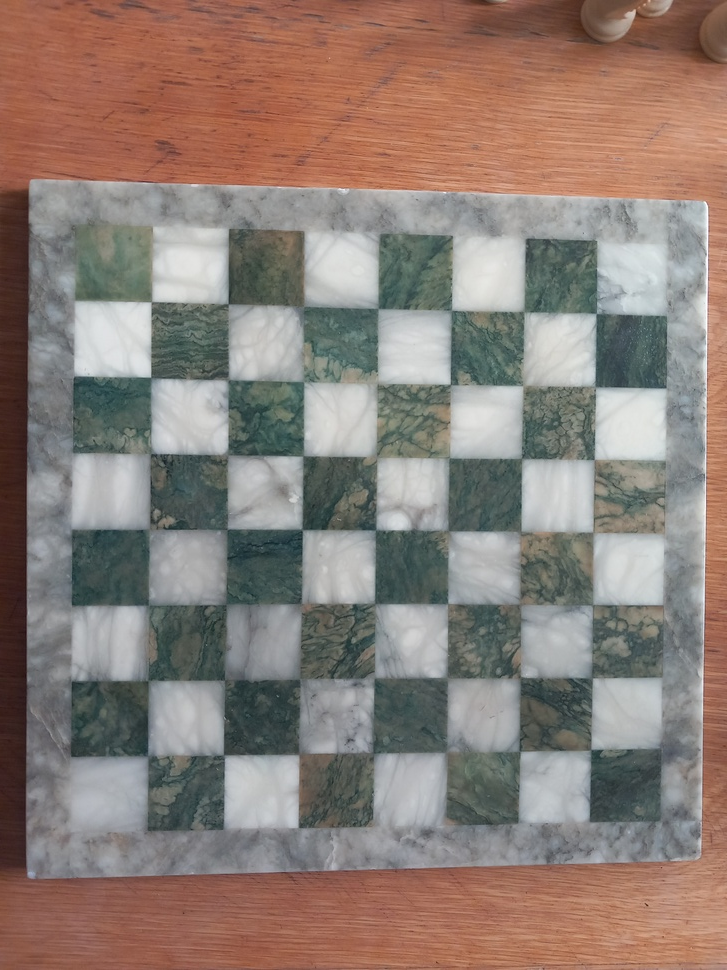
#> input picture data/chess/crystal-noletter/0.jpg, 727 x 970 px, shrunk from 3060 x 4080 before the run
$ python -i board.py   (imports and definitions only)
#> lines starting #> are read from the running program, lines starting #| are printed output that depends on the picture; after the words box and inside, x2 and y2 are one past the last pixel; in counts of white or black regions, pixels touching at a corner belong together
#> further down, picture is the input picture: shape (970, 727, 3); mean B, G, R 118.2, 126, 140.6
"""Step 1: find the board outline and warp the board to a top-down square."""
from typing import Callable

import cv2
import numpy as np


def canny_mask(img: np.ndarray) -> np.ndarray:
    """Return a filled mask of the largest outline found by Canny edge detection."""
    # cv2.GaussianBlur: smooths the image with a Gaussian kernel (here 5x5) to suppress noise and fine texture.
    gray = cv2.GaussianBlur(cv2.cvtColor(img, cv2.COLOR_BGR2GRAY), (5, 5), 0)
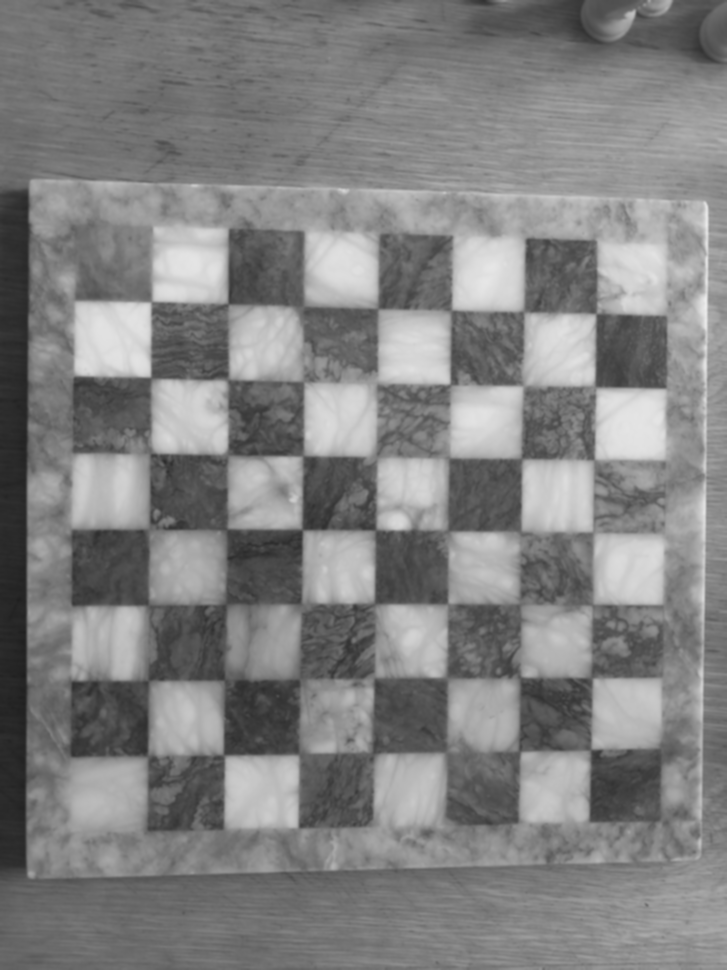
#> gray: shape (970, 727); min 30, max 237, mean 129.5
    # cv2.Canny: finds edges; gradients above 150 count as edges, those between 50 and 150 only next to a strong edge.
    # cv2.dilate: grows white areas by the kernel size (here 5x5), which makes the edge lines thicker.
    edges = cv2.dilate(cv2.Canny(gray, 50, 150), np.ones((5, 5), np.uint8))
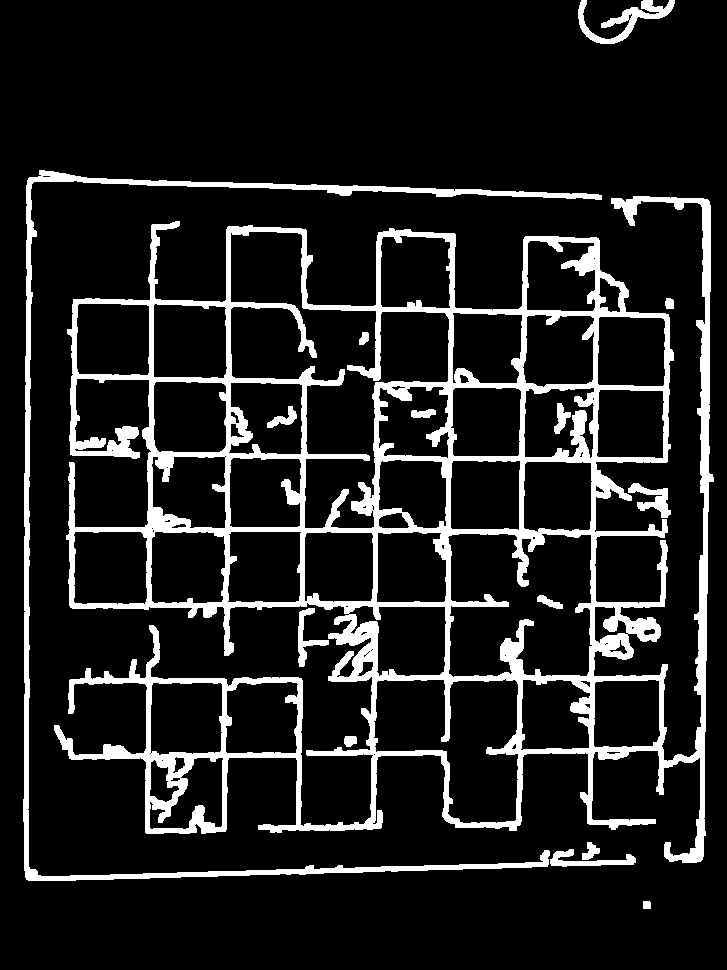
#> edges: shape (970, 727); 12.3% white; 15 white regions

    # cv2.findContours: traces the outlines of white areas; RETR_EXTERNAL keeps only the outermost outlines.
    contours, _ = cv2.findContours(edges, cv2.RETR_EXTERNAL, cv2.CHAIN_APPROX_SIMPLE)
#> contours = 10 contours; largest, box (x1, y1, x2, y2) and area: (54, 196, 714, 863) 257606, (23, 170, 602, 881) 8072, (578, 0, 675, 44) 1171, (628, 483, 671, 518) 548, (550, 849, 636, 867) 524
    mask = np.zeros(edges.shape, np.uint8)

    # cv2.contourArea: area inside a contour in pixels, used here to pick the largest contour.
    # cv2.drawContours: draws contours into an image; thickness -1 fills the inside instead of drawing the line.
    cv2.drawContours(mask, [max(contours, key=cv2.contourArea)], -1, 255, -1)
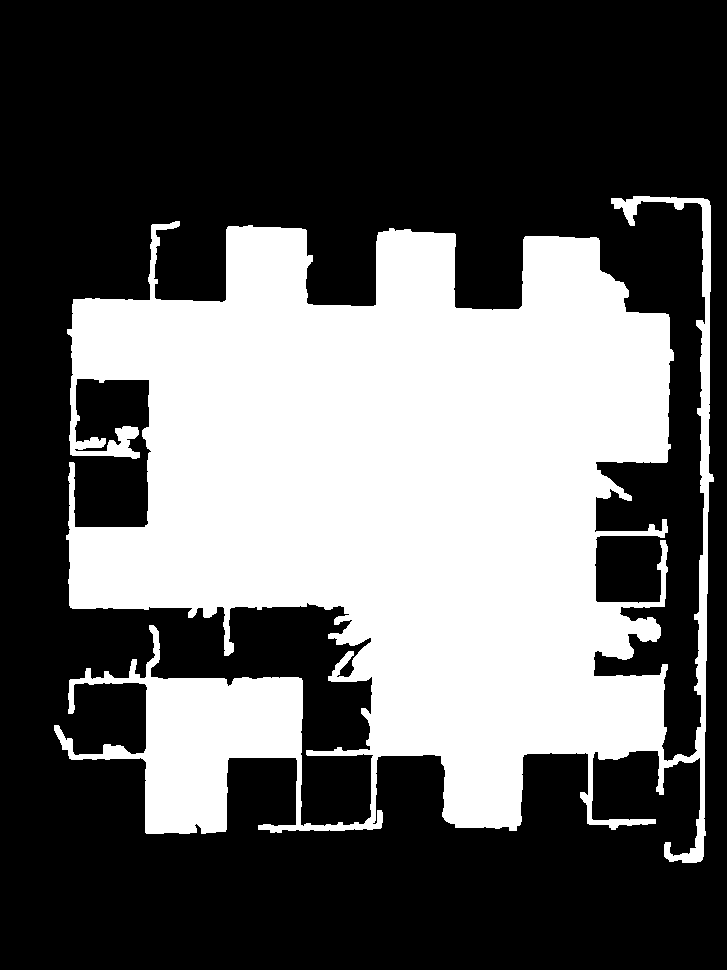
#> mask: shape (970, 727); 37.1% white; 1 white region, box (x1, y1, x2, y2) and area: (54, 196, 714, 863) 261965
    return mask


# [15 lines left out: function saturation_mask, not called in this run]


# Mask functions by the name used in config.BoardSet.mask.
MASKS: dict[str, Callable[[np.ndarray], np.ndarray]] = {
    "canny": canny_mask,
    "saturation": saturation_mask,
}


# [41 lines left out: functions order_corners, board_corners, board_transform, warp_board, not called in this run]

>>> import cv2
>>> picture = cv2.imread('../../../data/chess/crystal-noletter/0.jpg')
>>> result = canny_mask(picture)

$ run again, on data/chess/crystal-noletter/1.jpg
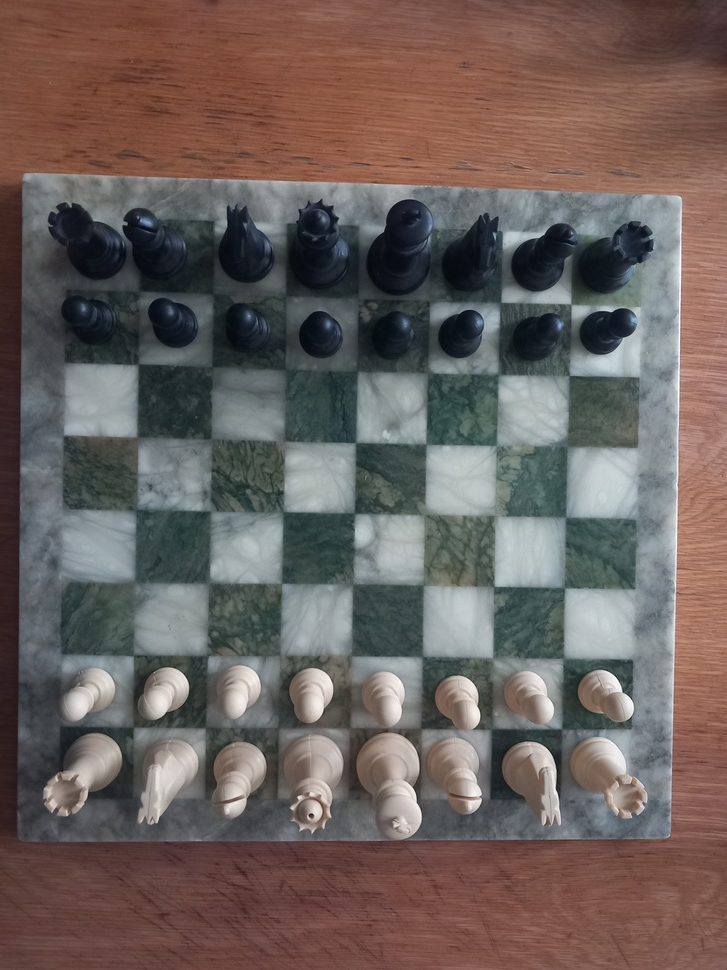
#> input picture data/chess/crystal-noletter/1.jpg, 727 x 970 px, shrunk from 3060 x 4080 before the run
#> picture is the input picture: shape (970, 727, 3); mean B, G, R 92.5, 96.3, 107.7
#> in canny_mask, `edges = cv2.dilate(cv2.Canny(gray, 50, 150), np.ones((5, 5), np.uint8))`:
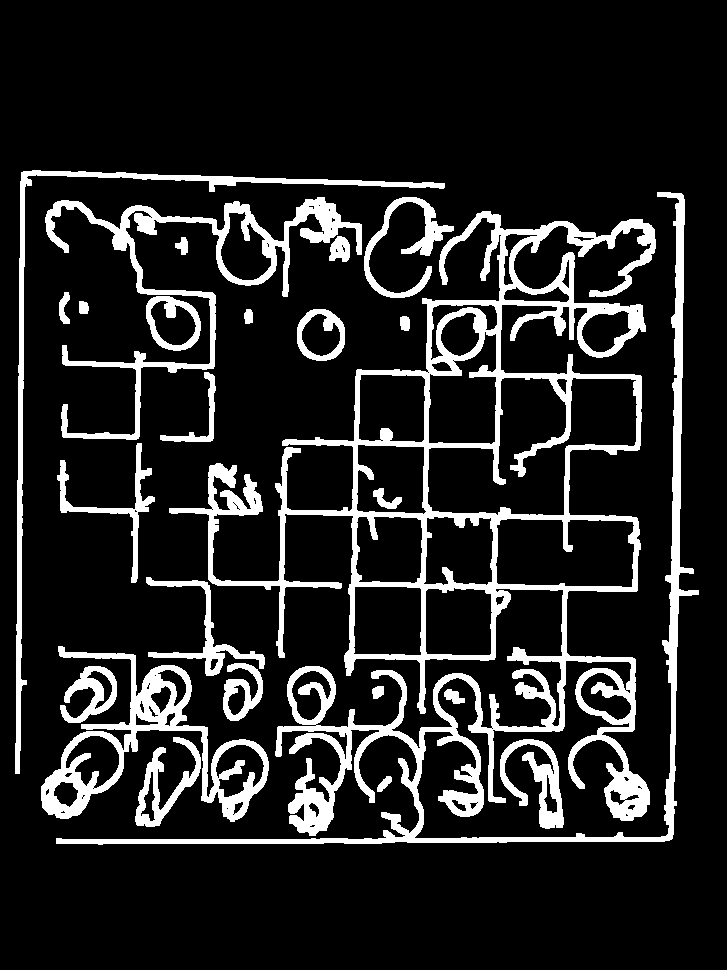
#> edges: shape (970, 727); 13.8% white; 24 white regions
#> contours = 23 contours; largest, box (x1, y1, x2, y2) and area: (56, 192, 699, 845) 113655, (41, 646, 269, 822) 12495, (45, 197, 362, 440) 10104, (15, 170, 445, 774) 4510, (146, 296, 201, 351) 2293
#> in canny_mask, `cv2.drawContours(mask, [max(contours, key=cv2.contourArea)], -1, 255, ..`:
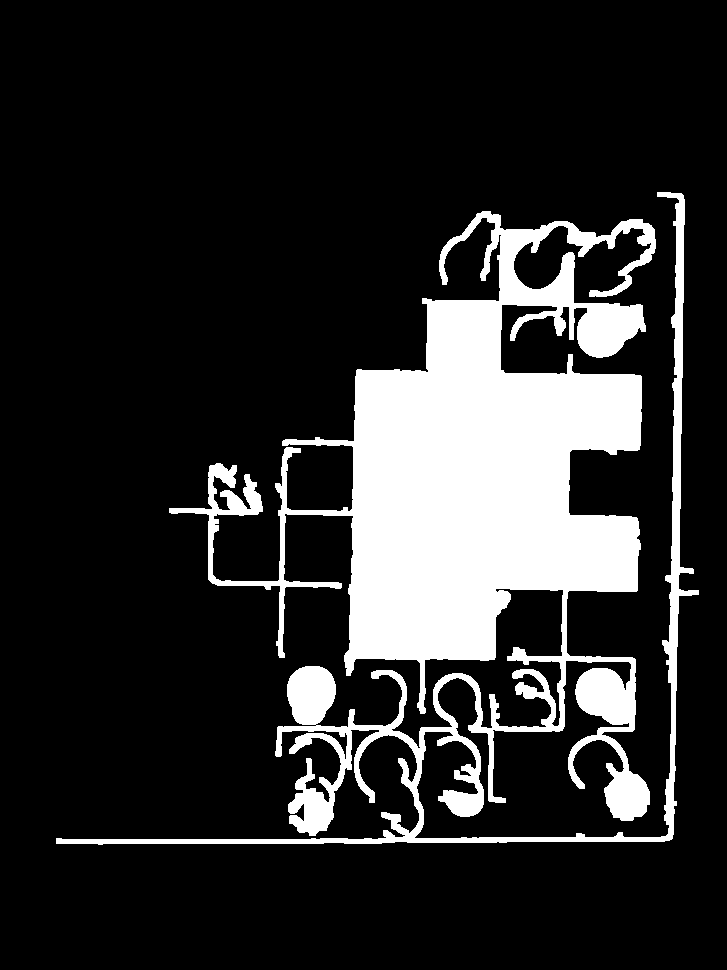
#> mask: shape (970, 727); 17% white; 1 white region, box (x1, y1, x2, y2) and area: (56, 192, 699, 845) 119541

$ run again, on data/chess/crystal-noletter/10.jpg
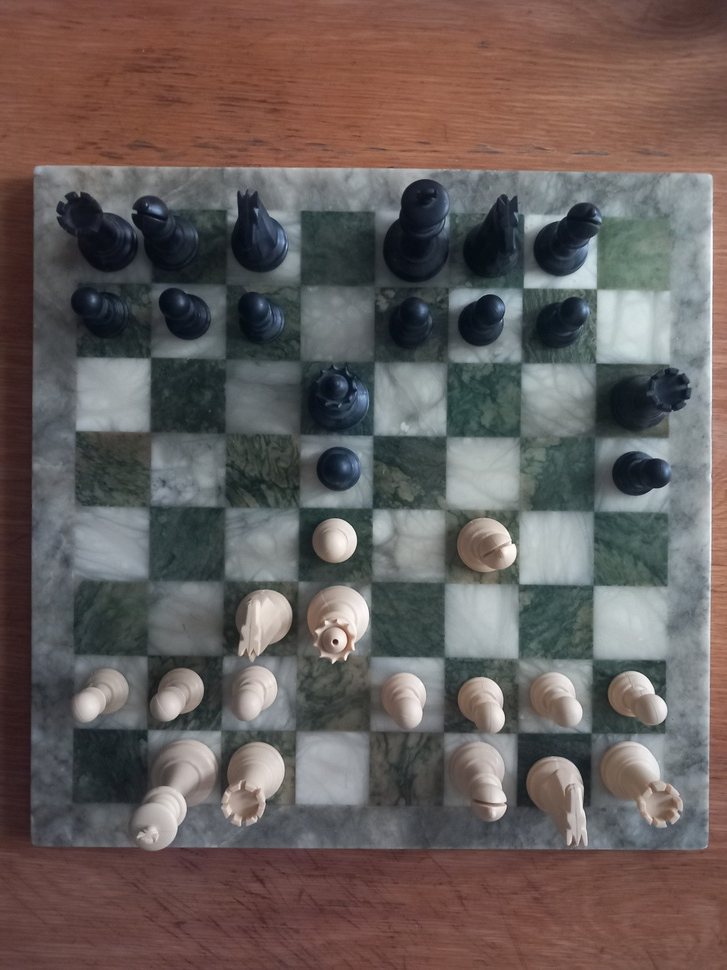
#> input picture data/chess/crystal-noletter/10.jpg, 727 x 970 px, shrunk from 3060 x 4080 before the run
#> picture is the input picture: shape (970, 727, 3); mean B, G, R 91.2, 93.7, 103.2
#> in canny_mask, `edges = cv2.dilate(cv2.Canny(gray, 50, 150), np.ones((5, 5), np.uint8))`:
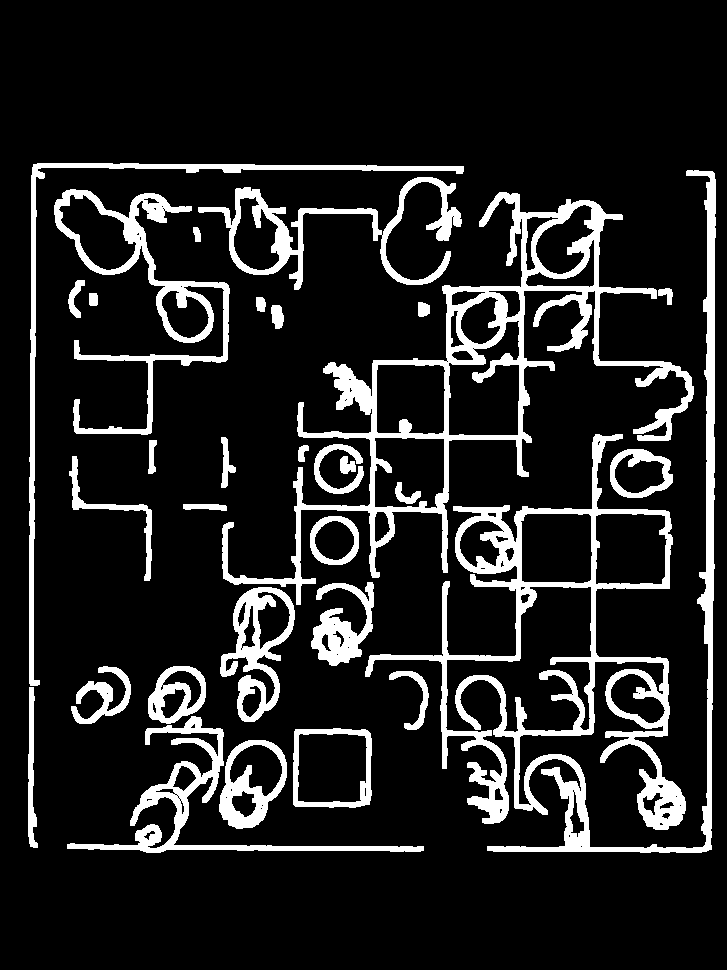
#> edges: shape (970, 727); 13.2% white; 31 white regions
#> contours = 30 contours; largest, box (x1, y1, x2, y2) and area: (222, 192, 694, 605) 38776, (365, 170, 716, 853) 37490, (54, 189, 230, 435) 10662, (198, 177, 462, 290) 6964, (293, 728, 372, 808) 5908
#> in canny_mask, `cv2.drawContours(mask, [max(contours, key=cv2.contourArea)], -1, 255, ..`:
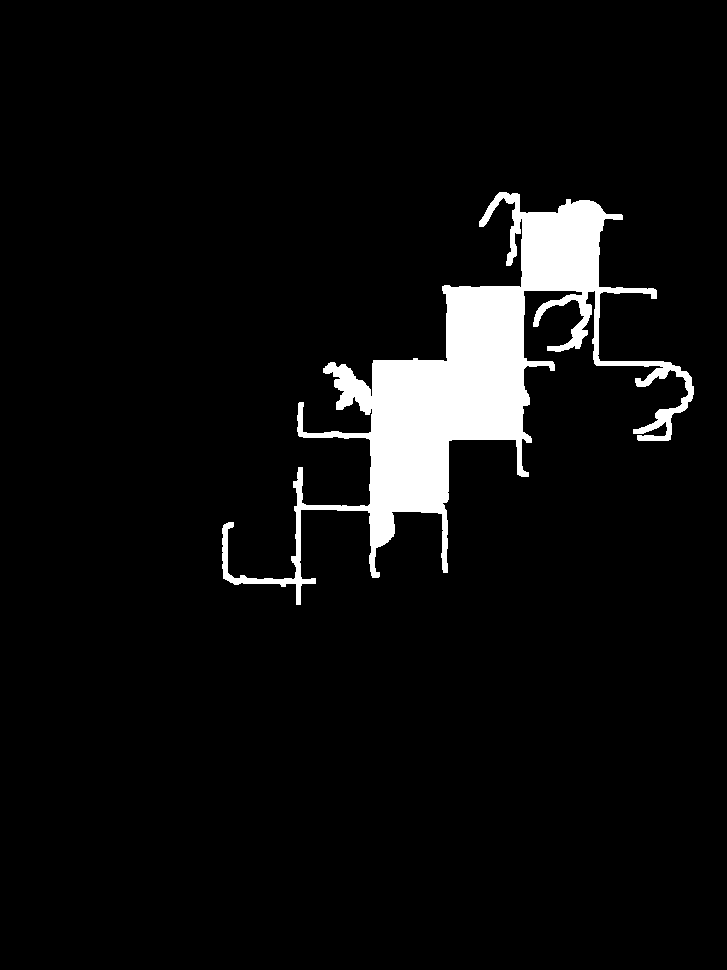
#> mask: shape (970, 727); 5.8% white; 1 white region, box (x1, y1, x2, y2) and area: (222, 192, 694, 605) 40735

$ run again, on data/chess/crystal-noletter/11.jpg
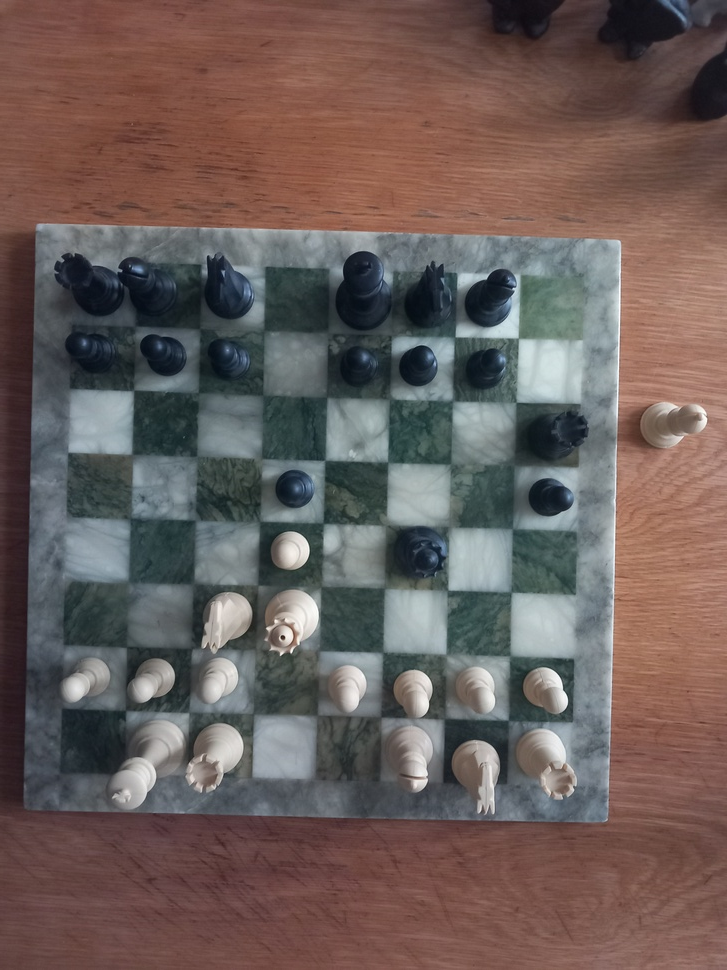
#> input picture data/chess/crystal-noletter/11.jpg, 727 x 970 px, shrunk from 3060 x 4080 before the run
#> picture is the input picture: shape (970, 727, 3); mean B, G, R 90, 93.5, 107.4
#> in canny_mask, `edges = cv2.dilate(cv2.Canny(gray, 50, 150), np.ones((5, 5), np.uint8))`:
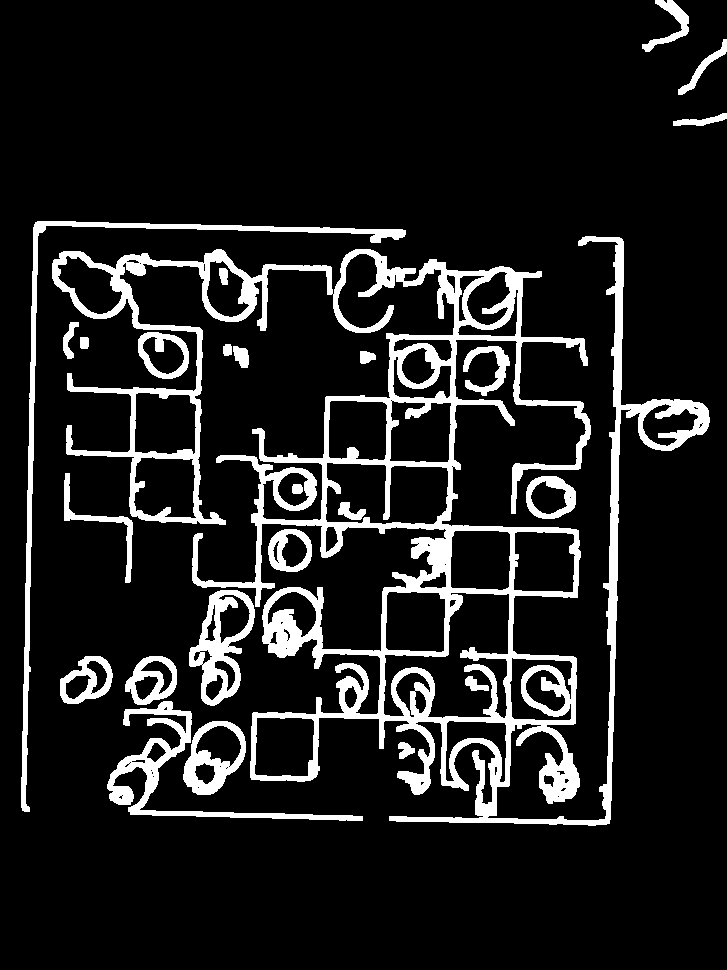
#> edges: shape (970, 727); 11.8% white; 25 white regions
#> contours = 21 contours; largest, box (x1, y1, x2, y2) and area: (52, 236, 710, 826) 110250, (189, 590, 255, 706) 4482, (21, 221, 406, 812) 4212, (107, 701, 363, 821) 3822, (183, 721, 246, 795) 3236
#> in canny_mask, `cv2.drawContours(mask, [max(contours, key=cv2.contourArea)], -1, 255, ..`:
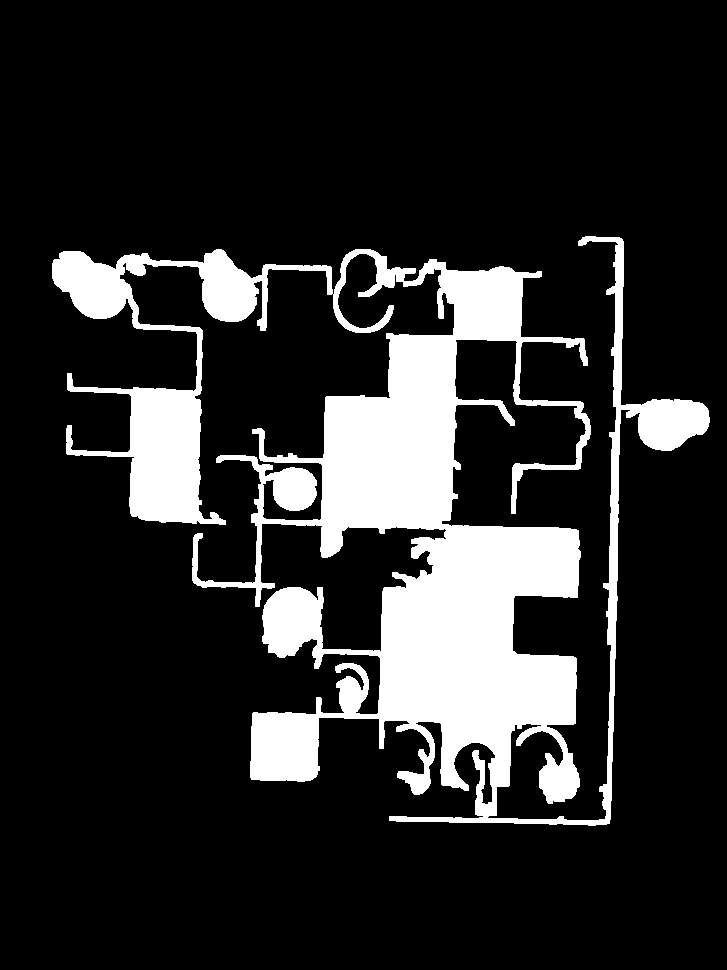
#> mask: shape (970, 727); 16.4% white; 1 white region, box (x1, y1, x2, y2) and area: (52, 236, 710, 826) 115546
